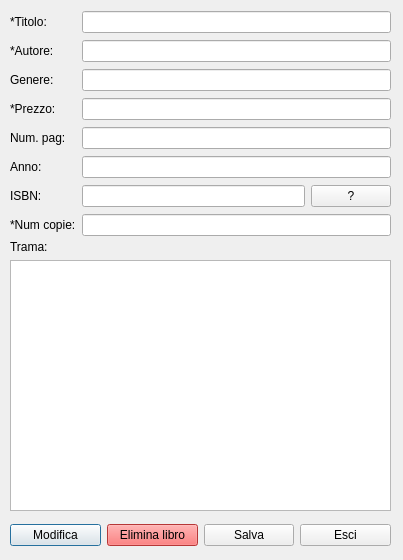
<?xml version="1.0" encoding="UTF-8"?>
<ui version="4.0">
 <class>BookWindow</class>
 <widget class="QDialog" name="BookWindow">
  <property name="geometry">
   <rect>
    <x>0</x>
    <y>0</y>
    <width>403</width>
    <height>560</height>
   </rect>
  </property>
  <property name="windowTitle">
   <string>Modifica libro</string>
  </property>
  <widget class="QWidget" name="horizontalLayoutWidget_9">
   <property name="geometry">
    <rect>
     <x>10</x>
     <y>520</y>
     <width>381</width>
     <height>31</height>
    </rect>
   </property>
   <layout class="QHBoxLayout" name="horizontalLayout_9">
    <item>
     <widget class="QPushButton" name="pushButton">
      <property name="text">
       <string>Modifica</string>
      </property>
     </widget>
    </item>
    <item>
     <widget class="QPushButton" name="pushButton_3">
      <property name="styleSheet">
       <string notr="true">background-color: rgb(255, 77, 77)</string>
      </property>
      <property name="text">
       <string>Elimina libro</string>
      </property>
     </widget>
    </item>
    <item>
     <widget class="QPushButton" name="pushButton_4">
      <property name="text">
       <string>Salva</string>
      </property>
     </widget>
    </item>
    <item>
     <widget class="QPushButton" name="pushButton_2">
      <property name="text">
       <string>Esci</string>
      </property>
     </widget>
    </item>
   </layout>
  </widget>
  <widget class="QWidget" name="verticalLayoutWidget">
   <property name="geometry">
    <rect>
     <x>10</x>
     <y>240</y>
     <width>381</width>
     <height>271</height>
    </rect>
   </property>
   <layout class="QVBoxLayout" name="verticalLayout">
    <item>
     <widget class="QLabel" name="label_9">
      <property name="text">
       <string>Trama:</string>
      </property>
     </widget>
    </item>
    <item>
     <widget class="QTextEdit" name="textEdit"/>
    </item>
   </layout>
  </widget>
  <widget class="QWidget" name="gridLayoutWidget">
   <property name="geometry">
    <rect>
     <x>10</x>
     <y>10</y>
     <width>381</width>
     <height>235</height>
    </rect>
   </property>
   <layout class="QGridLayout" name="gridLayout">
    <item row="1" column="0">
     <widget class="QLabel" name="label_2">
      <property name="text">
       <string>*Autore:   </string>
      </property>
     </widget>
    </item>
    <item row="3" column="0">
     <widget class="QLabel" name="label_4">
      <property name="text">
       <string>*Prezzo:    </string>
      </property>
     </widget>
    </item>
    <item row="2" column="0">
     <widget class="QLabel" name="label_3">
      <property name="text">
       <string>Genere:    </string>
      </property>
     </widget>
    </item>
    <item row="4" column="0">
     <widget class="QLabel" name="label_5">
      <property name="text">
       <string>Num. pag: </string>
      </property>
     </widget>
    </item>
    <item row="6" column="0">
     <widget class="QLabel" name="label_7">
      <property name="text">
       <string>ISBN:        </string>
      </property>
     </widget>
    </item>
    <item row="5" column="0">
     <widget class="QLabel" name="label_6">
      <property name="text">
       <string>Anno:        </string>
      </property>
     </widget>
    </item>
    <item row="7" column="1">
     <widget class="QLineEdit" name="lineEdit_8"/>
    </item>
    <item row="7" column="0">
     <widget class="QLabel" name="label_8">
      <property name="text">
       <string>*Num copie:</string>
      </property>
     </widget>
    </item>
    <item row="0" column="0">
     <widget class="QLabel" name="label">
      <property name="text">
       <string>*Titolo:     </string>
      </property>
     </widget>
    </item>
    <item row="5" column="1">
     <widget class="QLineEdit" name="lineEdit_6"/>
    </item>
    <item row="4" column="1">
     <widget class="QLineEdit" name="lineEdit_5"/>
    </item>
    <item row="3" column="1">
     <widget class="QLineEdit" name="lineEdit_4"/>
    </item>
    <item row="2" column="1">
     <widget class="QLineEdit" name="lineEdit_3"/>
    </item>
    <item row="1" column="1">
     <widget class="QLineEdit" name="lineEdit_2"/>
    </item>
    <item row="0" column="1">
     <widget class="QLineEdit" name="lineEdit"/>
    </item>
    <item row="6" column="1">
     <layout class="QHBoxLayout" name="horizontalLayout">
      <item>
       <widget class="QLineEdit" name="lineEdit_7"/>
      </item>
      <item>
       <widget class="QPushButton" name="pushButton_5">
        <property name="text">
         <string>?</string>
        </property>
       </widget>
      </item>
     </layout>
    </item>
   </layout>
  </widget>
 </widget>
 <resources/>
 <connections/>
</ui>
